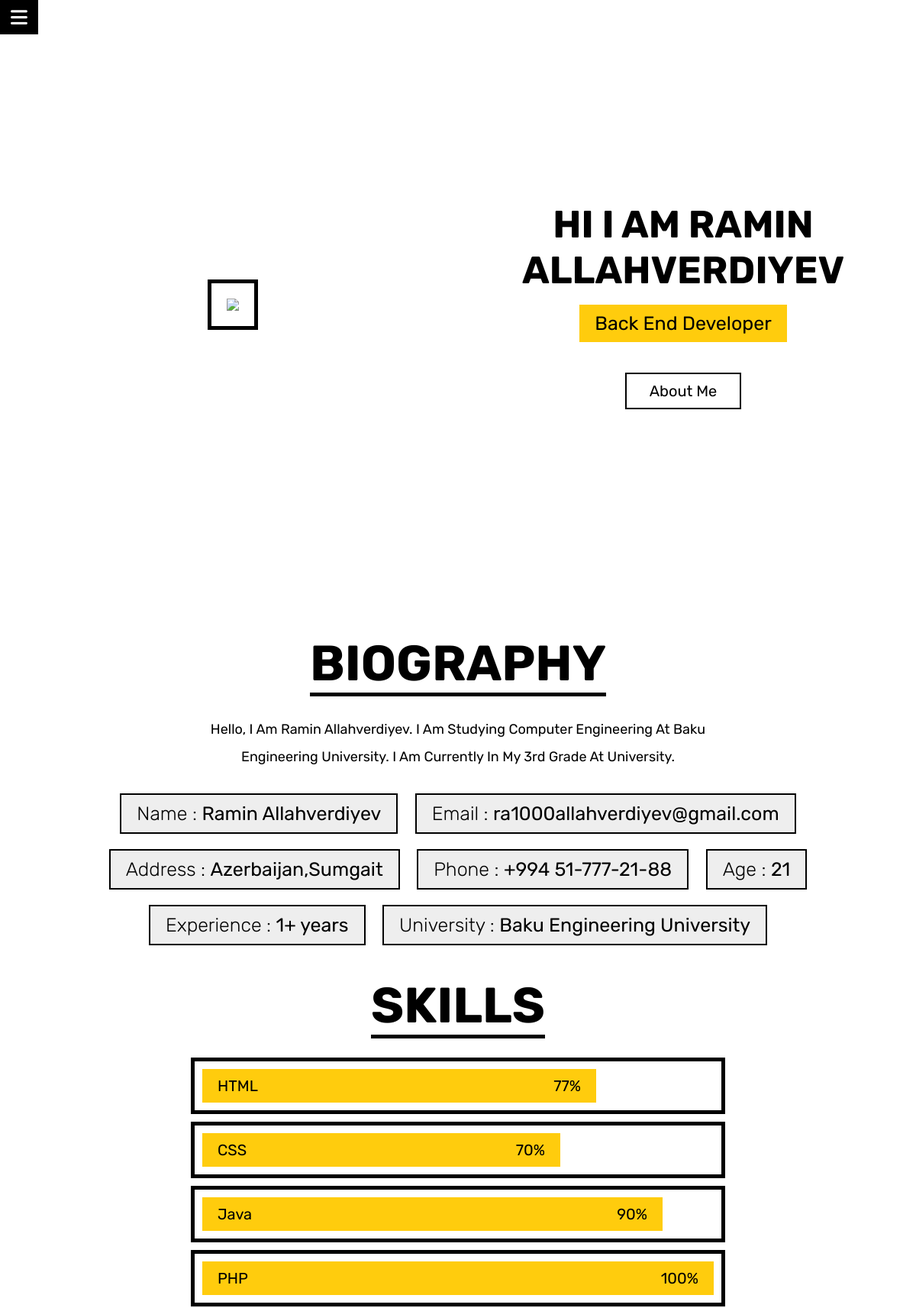
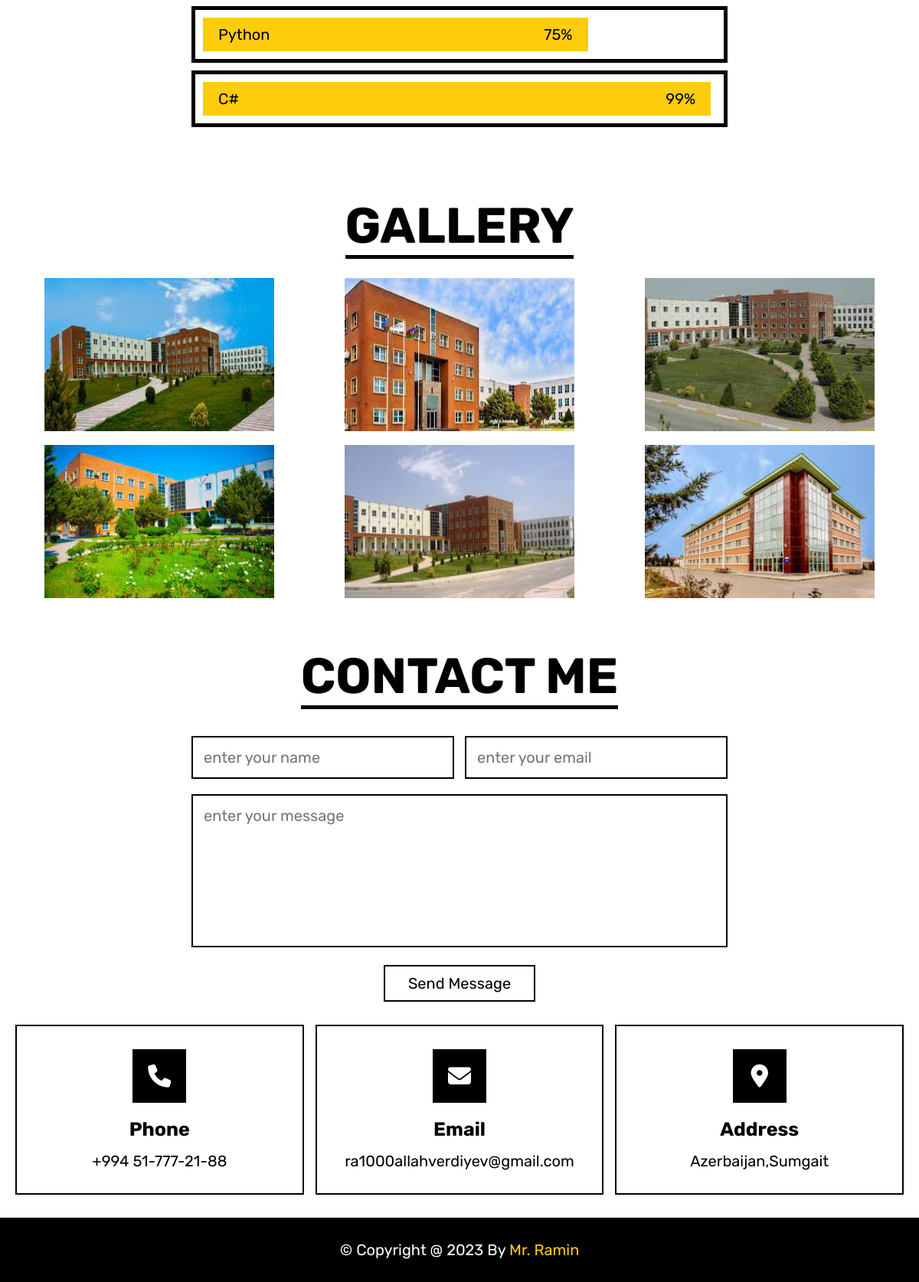
The page / on the database its author committed (2 pictures, top to bottom).
### tables this page shows
CREATE TABLE `contact_form` (
  `id` int(100) NOT NULL,
  `fullname` varchar(100) NOT NULL,
  `email` varchar(100) NOT NULL,
  `phnnumber` varchar(50) NOT NULL,
  `age` int(100) NOT NULL,
  `experience` int(100) NOT NULL,
  `address` varchar(100) NOT NULL,
  `profession` varchar(100) NOT NULL,
  `profile` longblob NOT NULL,
  `username` varchar(100) NOT NULL,
  `password` varchar(100) NOT NULL,
  `status` int(100) NOT NULL
);

CREATE TABLE `edu_exp` (
  `school` varchar(100) NOT NULL,
  `course` varchar(100) NOT NULL,
  `id` int(100) NOT NULL,
  `html` varchar(101) NOT NULL,
  `css` int(101) NOT NULL,
  `java` int(101) NOT NULL,
  `php` int(101) NOT NULL,
  `python` int(101) NOT NULL,
  `csharp` int(101) NOT NULL,
  `grade` int(100) NOT NULL,
  `trade` varchar(100) NOT NULL,
  `uni` varchar(100) NOT NULL
);

### skills.php (called while the page is built)
<?php
    $conn = mysqli_connect('localhost','root','rr210602','contact_db') or die('connection failed');
    $resultt = mysqli_query($conn,'SELECT * FROM `edu_exp` where id=1') or die('query failed');
    $roww = $resultt->fetch_assoc();
?>

### index.php (the view, shortened to what this page needs)
<?php
$conn = mysqli_connect('localhost','root','rr210602','contact_db') or die('connection failed');
$result = mysqli_query($conn,'SELECT * FROM `contact_form` where id=1') or die('query failed');
$row = $result->fetch_assoc();
$name = $row['fullname'];
$email=$row['email'];
$phnnumber=$row['phnnumber'];
$address=$row['address'];
$age=$row['age'];
$experience=$row['experience'];
$profession=$row['profession'];
?>
<!DOCTYPE html>
<html lang="en">
<head>
   <link rel="stylesheet" href="https://cdnjs.cloudflare.com/ajax/libs/font-awesome/6.1.0/css/all.min.css">
   <link rel="stylesheet" href="https://cdnjs.cloudflare.com/ajax/libs/aos/2.3.4/aos.css">
   <link rel="stylesheet" href="css/style.css">
</head>
<body>
<header class="header">
   <div id="menu-btn" class="fas fa-bars"></div>
</header>
<section class="home" id="home">
   <div class="image" data-aos="fade-right">
      <?php echo '<img src="profile.php">'?>
   </div>
   <div class="content">
      <?php
      echo '<h3> Hi I AM ' .$name. '</h3>
      <span data-aos="fade-up">'.$profession.'</span>' ?>
      <p data-aos="fade-up"></p>
      <a data-aos="fade-up" href="#about" class="btn">about me</a>
   </div>
</section>
<section class="about" id="about">
   <h1 class="heading" data-aos="fade-up"> <span>biography</span> </h1>
   <div class="biography">
      <?php include 'skills.php'; echo'
      <p data-aos="fade-up">Hello, I am '.$name.'. I am studying '.$roww['trade'].' at '.$roww['uni'].'. I am currently in my '.$roww['grade'].'rd grade at university.</p>
      <div class="bio">
         <h3 data-aos="zoom-in"> <span>name : </span>'.$name. '</h3>
         <h3 data-aos="zoom-in"> <span>email : </span>'. $email. '</h3>
         <h3 data-aos="zoom-in"> <span>address : </span> '.$address.' </h3>
         <h3 data-aos="zoom-in"> <span>phone : </span> '.$phnnumber.' </h3>
         <h3 data-aos="zoom-in"> <span>age : </span> '.$age.' </h3>
         <h3 data-aos="zoom-in"> <span>experience : </span> '.$experience.'+ years </h3>
         <h3 data-aos="zoom-in"> <span>University : </span> '.$roww['uni'].'</h3>
      </div>
      '?>
   </div>
   <div class="skills" data-aos="fade-up">
      <h1 class="heading"> <span>skills</span> </h1>
      <div class="progress"> <?php include 'skills.php'; echo  '
         <div class="bar" data-aos="fade-left"> <h3 style="width: '.$roww['html'].'%;"><span>HTML</span> <span>'.$roww['html'].'%</span></h3> </div>
         <div class="bar" data-aos="fade-right"> <h3 style="width: '.$roww['css'].'%;"><span>CSS</span> <span>'.$roww['css'].'%</span></h3> </div>
         <div class="bar" data-aos="fade-left"> <h3 style="width: '.$roww['java'].'%;"><span>Java</span> <span>'.$roww['java'].'%</span></h3> </div>
         <div class="bar" data-aos="fade-right"> <h3 style="width: '.$roww['php'].'%;"><span>PHP</span> <span>'.$roww['php'].'%</span></h3> </div>
         <div class="bar" data-aos="fade-left"> <h3 style="width: '.$roww['python'].'%;"><span>Python</span> <span>'.$roww['python'].'%</span></h3> </div>
         <div class="bar" data-aos="fade-right"> <h3 style="width: '.$roww['csharp'].'%;"><span>C#</span> <span>'.$roww['csharp'].'%</span></h3> </div>
         '?>
      </div>
   </div>
</section>
<section class="portfolio" id="portfolio">
   <h1 class="heading" data-aos="fade-up"> <span>gallery</span> </h1>
   <div class="box-container">
      <?php
         $dir = "images";
         $files = scandir($dir);
         $allowed_extensions = array('jpg', 'jpeg', 'png', 'gif');
         $images = array();
         foreach ($files as $file) {
           $extension = pathinfo($file, PATHINFO_EXTENSION);
           if (in_array($extension, $allowed_extensions)) {
             $images[] = $dir . '/' . $file;
           }
         }
         foreach ($images as $image) {
            echo '
                  <div id="imageContainer" data-aos="zoom-in">
                  <img src="' . $image . '" alt="Image" height="200px" width="300px" class="popup-image">
                  </div>
                  <div id="popup" class="popup-overlay">
                     <span class="close">&times;</span>
                     <img id="popupImage" src="" alt="Popup Image">
                  </div>
               ';
          }
      ?>
   </div>
</section>
<section class="contact" id="contact">
   <h1 class="heading" data-aos="fade-up"> <span>contact me</span> </h1>
   <form action="" method="post">
      <div class="flex">
         <input data-aos="fade-right" type="text" name="nameofuser" placeholder="enter your name" class="box" required>
         <input data-aos="fade-left" type="email" name="emailofuser" placeholder="enter your email" class="box" id="email" required>
      </div>
      <textarea data-aos="fade-up" name="messagess" class="box" required placeholder="enter your message" cols="30" rows="10"></textarea>
      <input type="submit" data-aos="zoom-in" value="send message" name="sendd" class="btn" id="btn">
   </form>
   <?php
   require 'PHPMailer.php';
?>
   <div class="box-container">
   <?php echo'
      <div class="box" data-aos="zoom-in">
         <i class="fas fa-phone"></i>
         <h3>phone</h3>
         <p>'.$phnnumber.'</p>
      </div>
      <div class="box" data-aos="zoom-in">
         <i class="fas fa-envelope"></i>
         <h3>email</h3>
         <p>'.$email.'</p>
      </div>
      <div class="box" data-aos="zoom-in">
         <i class="fas fa-map-marker-alt"></i>
         <h3>address</h3>
         <p>'.$address.'</p>
      </div>
      '?>
   </div>
</section>
<div class="credit"> &copy; copyright @ <?php echo date('Y'); ?> by <span>mr. Ramin</span> </div>
</body>
</html>

### css/style.css (style rules this page uses)
:root { --yellow:#ffcc0d; --black:#000; --white:#fff; --light-bg:#eee; --border-bold:.5rem solid var(--black); --border-light:.2rem solid var(--black); }
* { font-family: 'Rubik', sans-serif; margin:0; padding:0; box-sizing: border-box; outline: none; border:none; text-decoration: none; text-transform: capitalize; color:var(--black); }
html { font-size: 62.5%; overflow-x: hidden; scroll-behavior: smooth; }
body { overflow: hidden; transition: .2s linear !important; }
section { padding:3rem 2rem; margin: 0 auto; max-width: 1200px; text-align: center; }
.heading { margin-bottom: 3rem; text-align: center; }
.heading span { text-transform: uppercase; font-size: 6.5rem; border-bottom: var(--border-bold); }
.btn { display: inline-block; margin-top: 1rem; cursor: pointer; padding:1rem 3rem; border:var(--border-light); font-size: 2rem; background: none; }
.header { position: fixed; top:0; left:-35rem; height: 100vh; background-color: var(--white); border-right: var(--border-bold); width: 35rem; padding:3rem 2rem; text-align: center; display: flex; align-items: center; justify-content: space-between; flex-flow: column; transition: .2s linear !important; text-align: center; z-index: 1000; }
#menu-btn { position: absolute; top:0; right:-5.5rem; height: 4.5rem; line-height: 4.5rem; width: 5rem; font-size: 2.5rem; cursor: pointer; background-color: var(--black); color:var(--white); }
.home { display: flex; align-items: center; flex-wrap: wrap; gap:2rem; min-height: 100vh; }
.home .image { flex:1 1 40rem; }
.home .image img { height: 65rem; padding:2rem; border:var(--border-bold); }
.home .content { flex:1 1 40rem; }
.home .content h3 { text-transform: uppercase; font-size: 5rem; margin-bottom: .5rem; }
.home .content span { display: inline-block; padding:1rem 2rem; background-color: var(--yellow); font-size: 2.5rem; margin:1rem 0; }
.home .content p { font-size: 1.7rem; line-height: 2; padding:1rem 0; }
.about .biography p { margin:2rem auto; max-width: 70rem; line-height: 2; font-size: 1.8rem; }
.about .biography .bio { margin: 1rem 0; }
.about .biography .bio h3 { padding:1rem 2rem; display: inline-block; margin:1rem; background-color: var(--light-bg); border:var(--border-light); word-break: break-all; font-size: 2.5rem; font-weight: normal; text-transform: none; }
.about .biography .bio h3 span { font-weight: lighter; }
.about .skills { margin:3rem 0; }
.about .skills .progress { margin-top: 1rem; }
.about .skills .progress .bar { margin:1rem auto; max-width: 70rem; border:var(--border-bold); padding:1rem; }
.about .skills .progress .bar h3 { display: flex; align-items: center; justify-content: space-between; font-size: 2rem; padding:1rem 2rem; background-color: var(--yellow); }
.about .skills .progress .bar span { font-weight: normal; }
.about .skills .progress .bar:nth-child(1) h3 { width: 95%; }
.about .skills .progress .bar:nth-child(2) h3 { width: 80%; }
.about .skills .progress .bar:nth-child(3) h3 { width: 65%; }
.about .skills .progress .bar:nth-child(4) h3 { width: 80%; }
.about .skills .progress .bar:nth-child(5) h3 { width: 50%; }
.portfolio .box-container { display: grid; grid-template-columns: repeat(auto-fit, minmax(30rem, 1fr)); gap:1.5rem; align-items: flex-start; }
.contact form { max-width: 70rem; margin:0 auto; }
.contact form .box { width: 100%; padding:1.4rem; font-size: 2rem; text-transform: none; border:var(--border-light); margin:1rem 0; }
.contact form textarea { height: 20rem; resize: none; }
.contact form .flex { display: flex; flex-wrap: wrap; justify-content: space-between; }
.contact form .flex .box { width: 49%; }
.contact .box-container { display: grid; grid-template-columns: repeat(auto-fit, minmax(30rem, 1fr)); gap:1.5rem; align-items: flex-start; margin-top: 3rem; }
.contact .box-container .box { padding:3rem 2rem; border:var(--border-light); }
.contact .box-container .box i { font-size: 3rem; height: 7rem; width: 7rem; line-height: 7rem; color:var(--white); background-color: var(--black); margin-bottom: .5rem; }
.contact .box-container .box h3 { margin:1.5rem 0; font-size: 2.5rem; }
.contact .box-container .box p { font-size: 2rem; text-transform: none; }
.credit { text-align: center; background-color: var(--black); padding:3rem; font-size: 2rem; color:var(--white); }
.credit span { color:var(--yellow); }

### rows shown on the page
contact_form: fullname "RAMIN ALLAHVERDIYEV", profession "Back End Developer", fullname "Ramin Allahverdiyev", email "ra1000allahverdiyev@gmail.com", address "Azerbaijan,Sumgait", phnnumber "+994 51-777-21-88", age "21", experience "1"
edu_exp: trade "Computer Engineering", uni "Baku Engineering University", grade "3", html "77", css "70", java "90", php "100", python "75", csharp "99"
